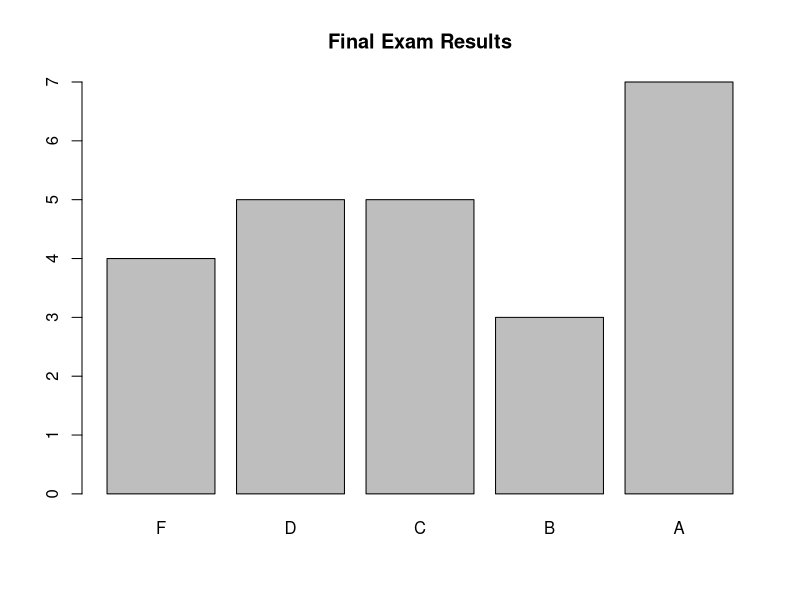

This chart was generated by the following R code: (Note: this script raises an error after producing the figure.)
## ---- chunk 1
points <- c(10, 10, 10, 6, 6, 10, 10, 15, 15, 8, 10)
g <- data.frame(q1a    = points[1]  - c(0,  1, 0,  1,  1,  1,  4, 4,  1, 0, 4, 2,  1, 2,  5, 2, 5,  1, 3,  3,  2, 4,  4,  2),
                q1b    = points[2]  - c(0,  0, 0,  2,  0,  3,  5, 4,  1, 0, 4, 0,  2, 0,  1, 0, 0,  2, 0,  0,  1, 0,  8,  3),
                qbonus =              c(7,  8, 1,  0,  4,  1,  1, 0,  3, 1, 1, 8,  0, 7,  0, 0, 5,  6, 1, 10,  0, 2,  0,  4),
                q2a    = points[4]  - c(0,  0, 0,  0,  0,  0,  1, 0,  0, 0, 0, 0,  0, 0,  0, 0, 0,  0, 2,  0,  0, 0,  2,  1),
                q2b    = points[5]  - c(0,  0, 0,  0,  0,  1,  0, 2,  1, 0, 2, 1,  0, 1,  1, 1, 0,  2, 0,  0,  2, 1,  3,  2),
                q2c    = points[6]  - c(0,  1, 0,  0,  1,  0,  2, 0,  0, 0, 2, 0,  0, 0,  0, 0, 3,  3, 2,  0,  0, 2,  1,  1),
                q2d    = points[7]  - c(0,  0, 4,  2,  0,  2,  2, 5,  1, 0, 5, 4,  1, 0,  2, 3, 1,  4, 6,  0,  5, 2,  6,  6),
                q3     = points[8]  - c(0,  0, 6, 10,  8,  8, 12, 3,  0, 0, 0, 0,  0, 0,  8, 6, 0,  0, 3,  0,  5, 1, 10, 13),
                q4     = points[9]  - c(0,  0, 0, 12, 12, 13,  3, 9,  0, 0, 0, 0,  6, 0, 12, 4, 0, 10, 8,  0, 10, 2,  8, 11),
                q5     = points[10] - c(0,  0, 0,  6,  4,  8,  4, 5,  0, 0, 3, 0,  0, 0,  8, 3, 0,  6, 5,  3,  0, 3,  6,  6),
                q6     = points[11] - c(2, 10, 5,  5,  1, 10,  4, 2, 10, 0, 7, 9, 10, 4, 10, 8, 5,  7, 7,  1,  7, 8,  8,  4))
g$grades <- rowSums(g)
summary(g$grades)

g$lgrades <- ifelse (g$grades<60, 'F', ifelse (g$grades<70, 'D', ifelse (g$grades<80, 'C', ifelse (g$grades<90, 'B', 'A'))))
g$lgrades <- factor(g$lgrades, c('F', 'D', 'C', 'B', 'A'))
barplot(table(g$lgrades))
title('Final Exam Results')
## ---- chunk 2
g2 <- data.frame(question = c(rep('q1a', length(g$q1a)),
                              rep('q1b', length(g$q1b)),
                              rep('q2a', length(g$q2a)),
                              rep('q2b', length(g$q2b)),
                              rep('q2c', length(g$q2c)),
                              rep('q2d', length(g$q2d)),
                              rep('q3', length(g$q3)),
                              rep('q4', length(g$q4)),
                              rep('q5', length(g$q5)),
                              rep('q6', length(g$q6)),
                              rep('bonus', length(g$qbonus))),
                 score = 100*c(g$q1a/points[1], g$q1b/points[2], 
                               g$q2a/points[4], g$q2b/points[5], g$q2c/points[6], g$q2d/points[7], 
                               g$q3/points[8], g$q4/points[9], g$q5/points[10], g$q6/points[11],
                               g$qbonus/points[3]))
plot(g2$question, g2$score)
title('Individual Question Results')
